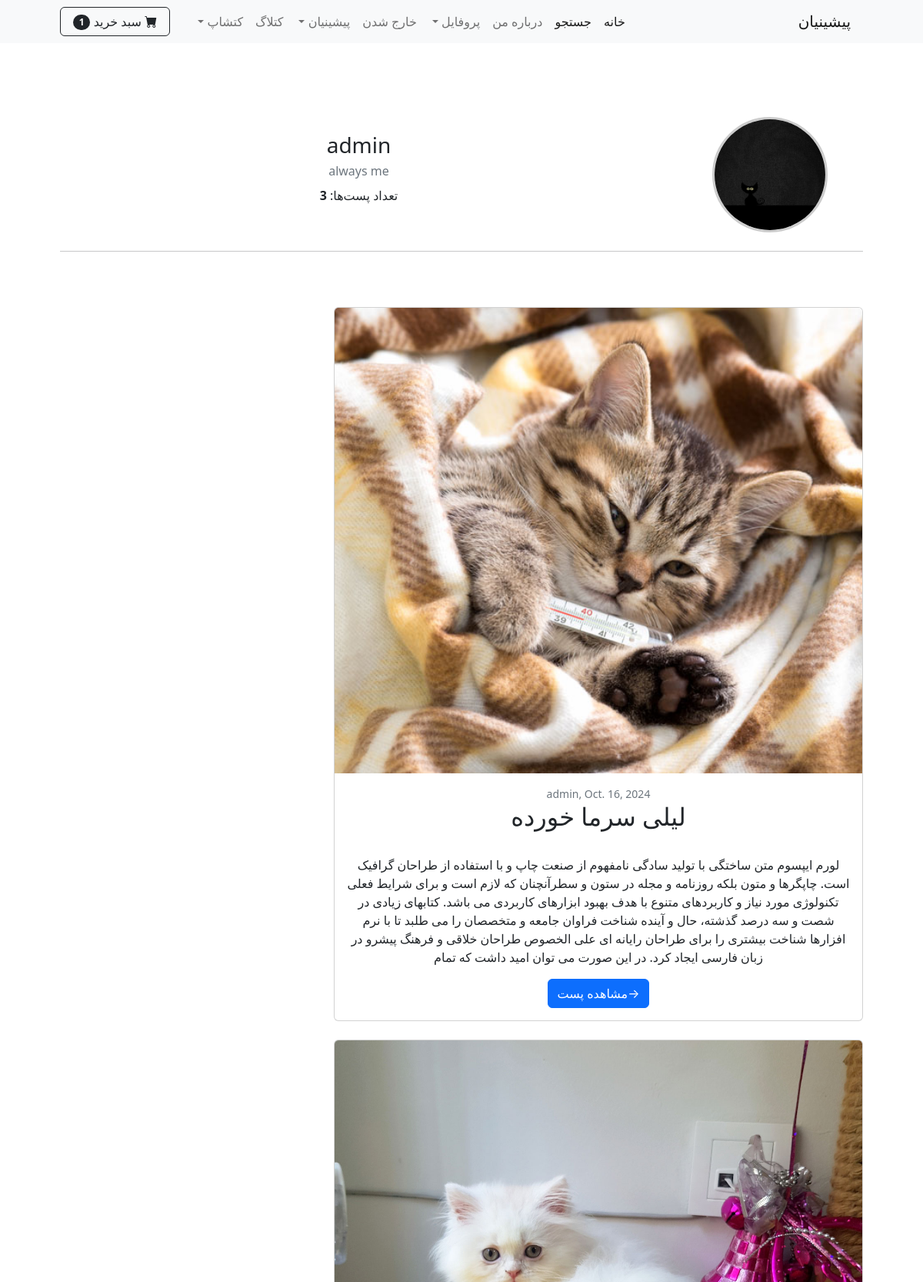
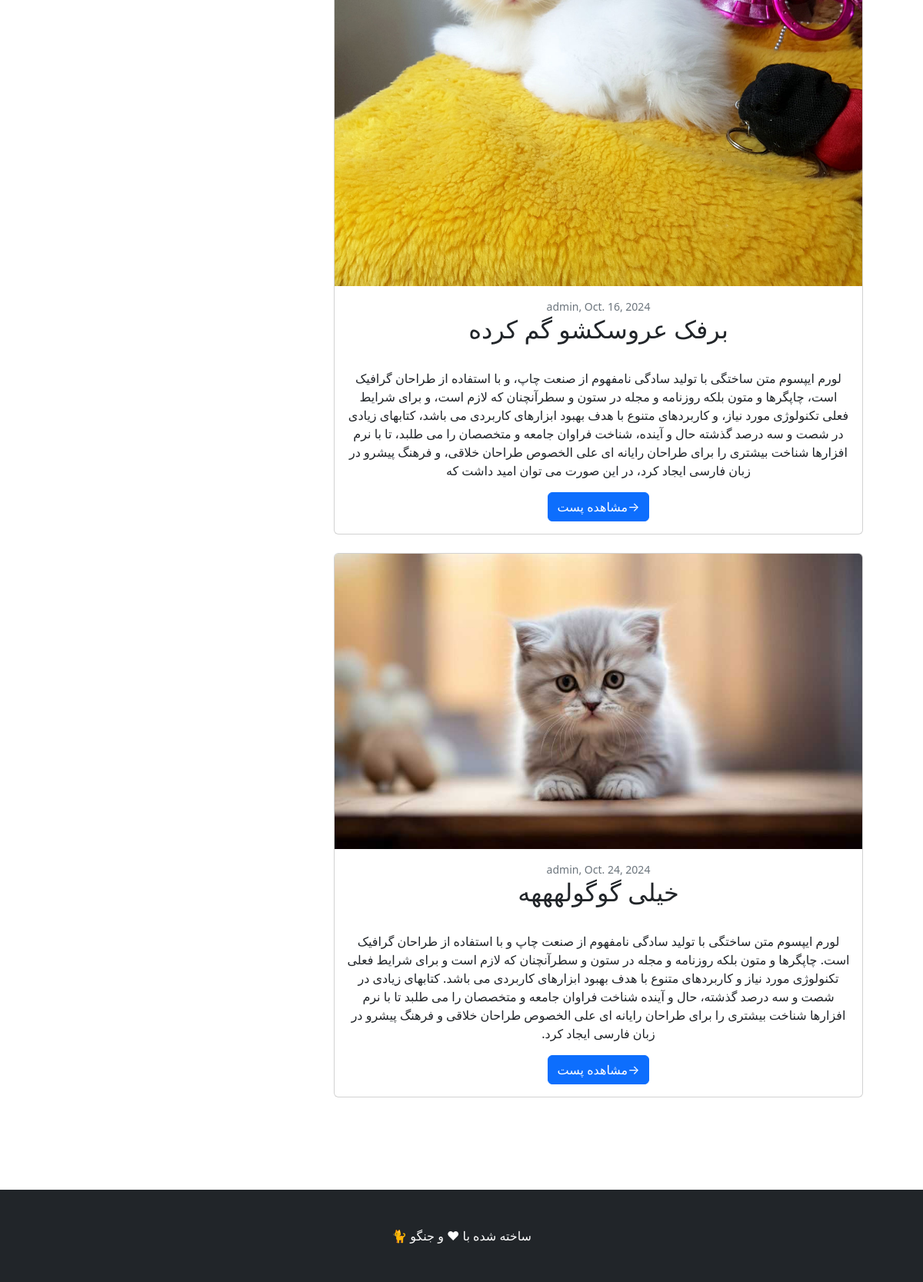
Screenshot of /catlog/author/1/posts/ (signed in) with the database file from the repository (2 pictures, top to bottom).
### catlog/models.py (models this page shows, shortened)
class Profile(models.Model):
    user = models.OneToOneField(User, on_delete=models.CASCADE,related_name='catlog_profile')
    date_modified = models.DateTimeField(User, auto_now=True)
    biography = models.TextField(max_length=200, default='', blank=True, null=True)
    photo = models.ImageField(upload_to='upload/users_profile/', null=True, blank=True)

class Post(models.Model):
    cat_name = models.CharField(max_length=50)
    title = models.CharField(max_length=250)
    excerpt = models.TextField(max_length=500, default='', blank=True, null=True)
    body = models.TextField()
    writer = models.ForeignKey(User ,on_delete=models.CASCADE)
    date = models.DateField(default=date.today)
    picture = models.ImageField(upload_to='upload/%y/%m/%d')
    profile = models.ForeignKey(Profile, on_delete=models.CASCADE, null=True, blank=True)
    likes = models.ManyToManyField(User, related_name='liked_posts', blank=True,null=True)

### catlog/views.py (the view)
# urls.py: path('author/<int:author_id>/posts/', author_posts, name='author_posts'),
@login_required
def author_posts(request, author_id):
    author = get_object_or_404(User, id=author_id)
    author_profile = get_object_or_404(Profile, user=author)  # فرض می‌کنیم هر نویسنده یک پروفایل دارد
    posts = Post.objects.filter(writer=author)
    context = {
        'author': author,
        'author_profile': author_profile,
        'posts': posts,
    }
    return render(request, 'author_posts.html', context)

### cart/cart.py (called while the page is built)
    def __len__(self):
        return sum(item['product_count'] for item in self.cart.values())

### cart/context_processors.py (called while the page is built)
def cart(request):
    return {'cart':Cart(request)}

### catlog/context_processors.py (called while the page is built)
def recent_posts(request):
    recent_posts = Post.objects.order_by('-date')[:4]
    return {'recent_posts':recent_posts}

### catlog/templates/author_posts.html
{% extends 'base.html' %}
{% block content %}
<header class="bg-white py-5">
    <div class="container px-4 px-lg-5 my-5">
        <div class="text-center text-dark">
<div class="row align-items-center" style="direction: rtl;">
    <div class="col-md-3 text-center">
        {% if author_profile.photo %}
            <img src="{{ author_profile.photo.url }}" alt="عکس پروفایل"
                 style="width: 150px; height: 150px; border-radius: 50%; object-fit: cover; border: 3px solid #ccc;">
        {% else %}
            <img src="https://via.placeholder.com/150" alt="عکس پروفایل"
                 style="width: 150px; height: 150px; border-radius: 50%; object-fit: cover; border: 3px solid #ccc;">
        {% endif %}
    </div>
    <div class="col-md-9 text-right">
        <h3 class="mb-1">{{ author.username }}</h3>
        <p class="text-muted mb-2">{{ author_profile.biography }}</p>
        <p>تعداد پست‌ها: <strong>{{ posts.count }}</strong></p>
    </div>
</div>
            <hr class="my-4">
            <br><br>
            {% if posts %}
                <div class="row">
                    <div class="col-lg-8">
                        {% for post in posts %}
                            <div class="card mb-4">
                                <a href="{% url 'post_detail' post.pk %}">
                                    <img class="card-img-top" src="{{ post.picture.url }}" alt="{{ post.title }}">
                                </a>
                                <div class="card-body">
                                    <div class="small text-muted">{{ post.writer }}, {{ post.date }}</div>
                                    <a class="text-decoration-none link-dark stretched-link" href="{% url 'post_detail' post.pk %}">
                                        <h2 class="card-title">{{ post.title }}</h2>
                                    </a>
                                    <br>
                                    <p class="card-text">{{ post.excerpt }}</p>
                                    <a class="btn btn-primary" href="{% url 'post_detail' post.pk %}">→مشاهده پست </a>
                                </div>
                            </div>
                        {% endfor %}
                    </div>
                </div>
            {% else %}
                <p>هیچ پستی هنوز ایجاد نشده .</p>
            {% endif %}
        </div>
    </div>
</header>
{% endblock content %}

### rows the page displays
Profile: photo (picture), biography "always me"
Post: picture (picture), writer "admin", date "Oct. 16, 2024", title "لیلی سرما خورده", excerpt "لورم ایپسوم متن ساختگی با تولید سادگی نامفهوم از صنعت چاپ و با استفاده از طراحان گرافیک است. چاپگرها و متون بلکه روزنامه و مجله در ستون و سطرآنچنان که لازم است و برای شرایط فعلی تکنولوژی مورد نیاز و کاربردهای متنوع با هدف بهبود ابزارهای کاربردی می باشد. کتابهای زیادی در شصت و سه درصد گذشته، حال و آینده شناخت فراوان جامعه و متخصصان را می طلبد تا با نرم افزارها شناخت بیشتری را برای طراحان رایانه ای علی الخصوص طراحان خلاقی و فرهنگ پیشرو در زبان فارسی ایجاد کرد. در این صورت می توان امید داشت که تمام"
Post: picture (picture), writer "admin", date "Oct. 16, 2024", title "برفک عروسکشو گم کرده", excerpt "لورم ایپسوم متن ساختگی با تولید سادگی نامفهوم از صنعت چاپ، و با استفاده از طراحان گرافیک است، چاپگرها و متون بلکه روزنامه و مجله در ستون و سطرآنچنان که لازم است، و برای شرایط فعلی تکنولوژی مورد نیاز، و کاربردهای متنوع با هدف بهبود ابزارهای کاربردی می باشد، کتابهای زیادی در شصت و سه درصد گذشته حال و آینده، شناخت فراوان جامعه و متخصصان را می طلبد، تا با نرم افزارها شناخت بیشتری را برای طراحان رایانه ای علی الخصوص طراحان خلاقی، و فرهنگ پیشرو در زبان فارسی ایجاد کرد، در این صورت می توان امید داشت که"
Post: picture (picture), writer "admin", date "Oct. 24, 2024", title "خیلی گوگولهههه", excerpt "لورم ایپسوم متن ساختگی با تولید سادگی نامفهوم از صنعت چاپ و با استفاده از طراحان گرافیک است. چاپگرها و متون بلکه روزنامه و مجله در ستون و سطرآنچنان که لازم است و برای شرایط فعلی تکنولوژی مورد نیاز و کاربردهای متنوع با هدف بهبود ابزارهای کاربردی می باشد. کتابهای زیادی در شصت و سه درصد گذشته، حال و آینده شناخت فراوان جامعه و متخصصان را می طلبد تا با نرم افزارها شناخت بیشتری را برای طراحان رایانه ای علی الخصوص طراحان خلاقی و فرهنگ پیشرو در زبان فارسی ایجاد کرد."

### other values shown
{{ cart|length }} "1"
{{ author.username }} "admin"
{{ posts.count }} "3"
